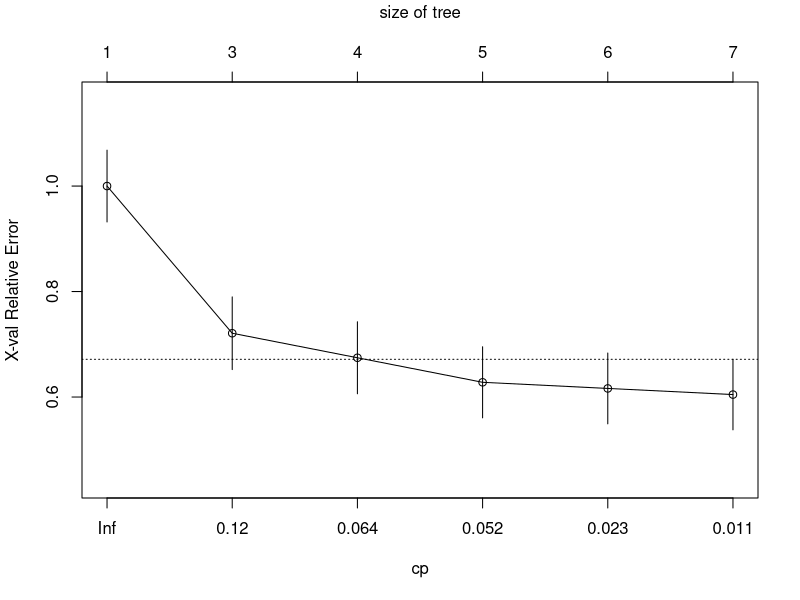
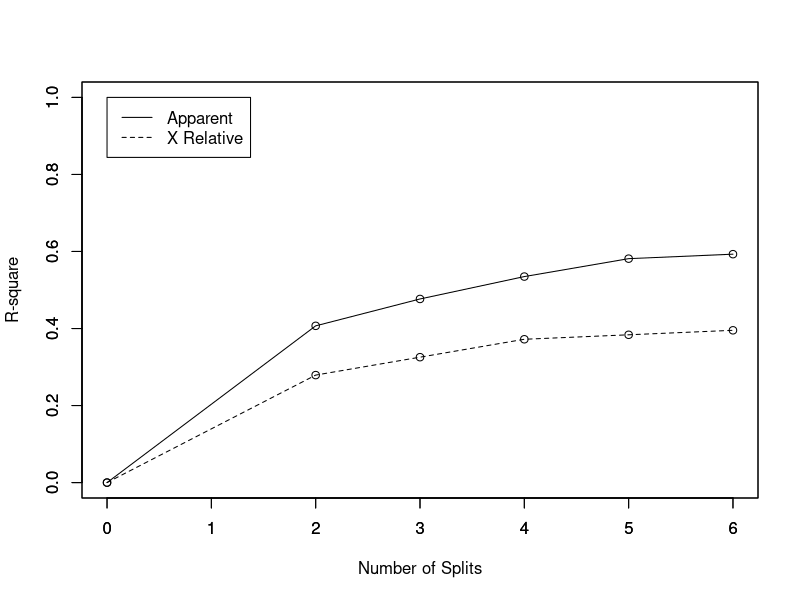
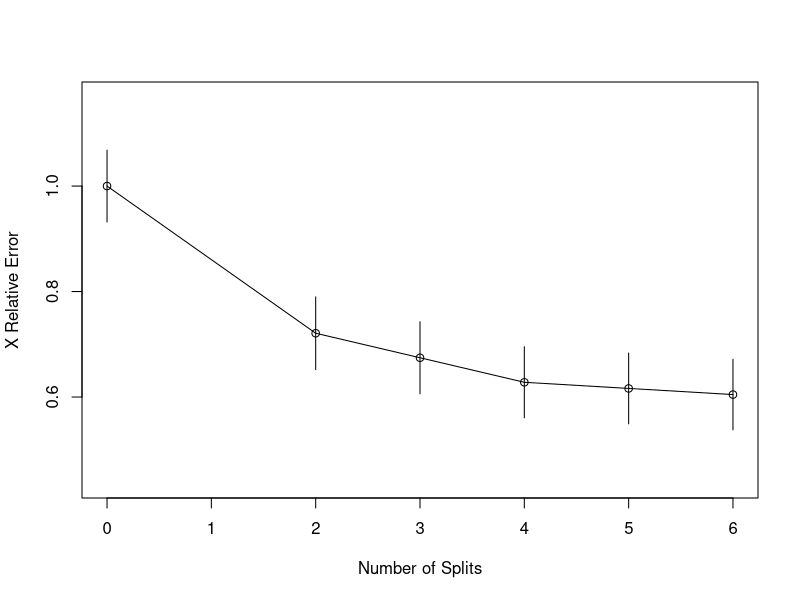
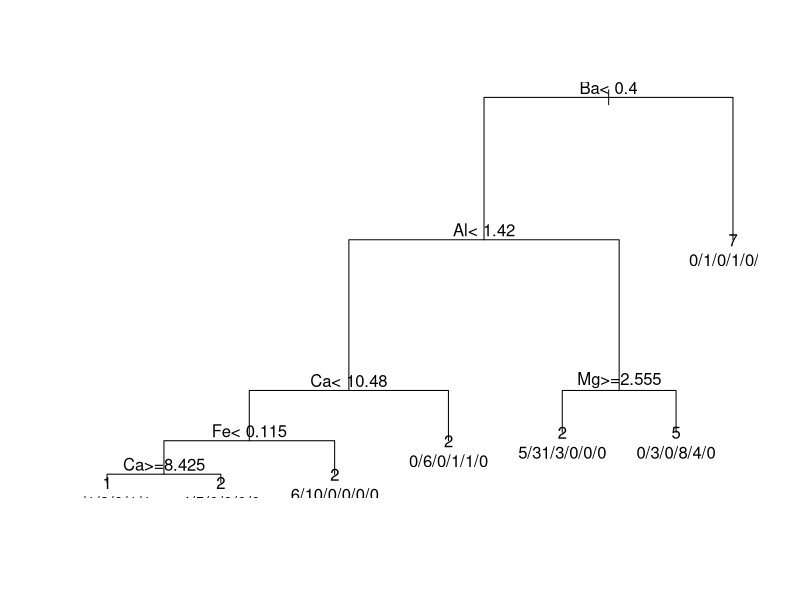
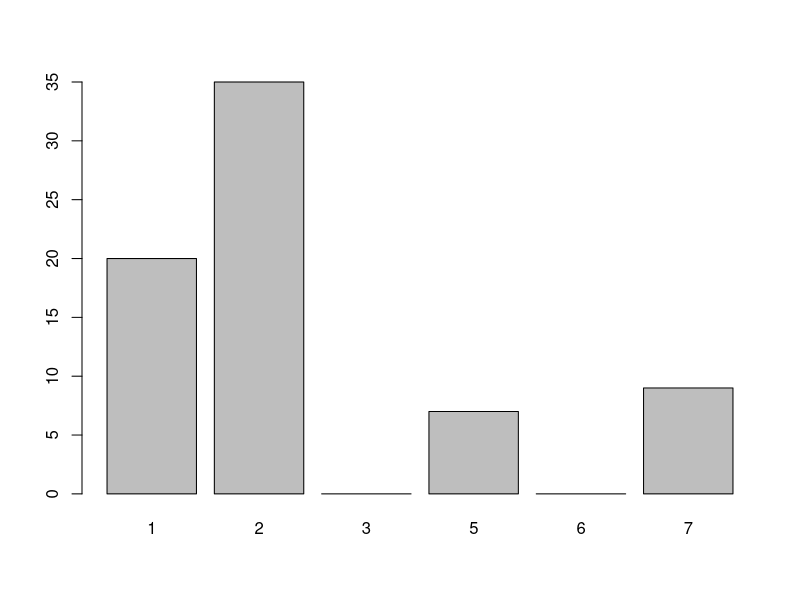

Recreate these plots in R, in order.
library(e1071)
library(rpart)
install.packages('mlbench')
data(Glass, package="mlbench")
index <- 1:nrow(Glass)
testindex <- sample(index, trunc(length(index)/3))
testset <- Glass[testindex,]
trainset <- Glass[-testindex,]
rpart.model <- rpart(Type ~ ., data = trainset)
rpart.pred <- predict(rpart.model, testset[,-10], type = "class")
printcp(rpart.model)
plotcp(rpart.model)

rsq.rpart(rpart.model)
print(rpart.model)

plot(rpart.model,compress=TRUE)
text(rpart.model, use.n=TRUE)
plot(rpart.pred)



